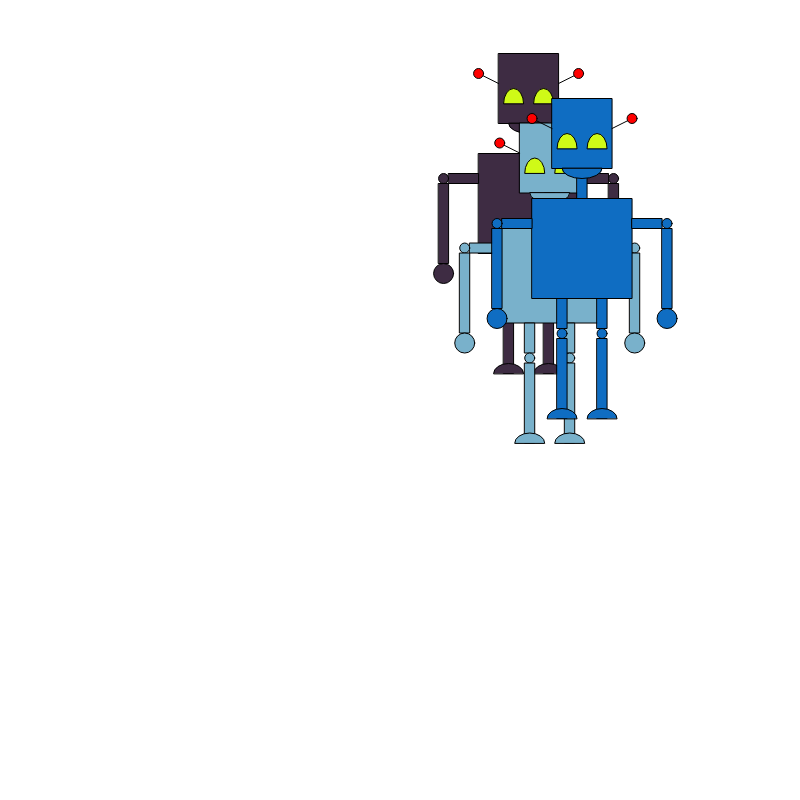
Frame 1 (no input)
Frame 60 (no input): identical to frame 1, image omitted
Frame 120 (the mouse pressed at the canvas centre since frame 60): identical to frame 1, image omitted

The p5.js sketch that drew this single still picture (run headless with seeded random() and noise() and a simulated clock; from frame 60 on, the mouse is pressed at the canvas centre):

// p5.js sketch
// ── sketch.js
let robot1X, robot1Y, robot2X, robot2Y, robot3X, robot3Y, robot1Colour, robot2Colour, robot3Colour;
function setup() {
    createCanvas(800, 800);
    rectMode(CENTER);
    robot1X = random(100, width - 100);
    robot1Y = random(100, height - 200);
    robot2X = random(100, width - 100);
    robot2Y = random(100, height - 200);
    robot3X = random(100, width - 100);
    robot3Y = random(100, height - 200);
    robot1Colour = color(random(255), random(255), random(255));
    robot2Colour = color(random(255), random(255), random(255));
    robot3Colour = color(random(255), random(255), random(255));
}

function draw() {
    background(255);
    robot(robot1X, robot1Y, robot1Colour);
    robot(robot2X, robot2Y, robot2Colour);
    robot(robot3X, robot3Y, robot3Colour);
}

function robot(x, y, bodyColour) {
    head(x, y, bodyColour);
    body(x, y, bodyColour);
    legs(x, y, bodyColour);
}

function head(x, y, bodyColour) {
    fill(bodyColour);
    // Head
    rect(x, y - 115, 60, 70);
    // Neck
    rect(x, y - 65, 10, 30);
    // Mouth
    arc(x, y - 80, 40, 20, 0, PI, CHORD);
    // Eyes
    fill(207, 250, 23);
    arc(x - 15, y - 100, 20, 30, PI, TWO_PI, CHORD);
    arc(x + 15, y - 100, 20, 30, PI, TWO_PI, CHORD);
    // Antennae
    line(x + 30, y - 120, x + 50, y - 130);
    line(x - 30, y - 120, x - 50, y - 130);
    fill(255, 0, 0);
    circle(x + 50, y - 130, 10);
    circle(x - 50, y - 130, 10);
}

function body(x, y, bodyColour) {
    fill(bodyColour);
    // Torso
    square(x, y, 100);
    // Left arm
    rect(x + 65, y - 25, 30, 10);
    circle(x + 85, y - 25, 10);
    rect(x + 85, y + 20, 10, 80);
    circle(x + 85, y + 70, 20);
    // Right arm
    rect(x - 65, y - 25, 30, 10);
    circle(x - 85, y - 25, 10);
    rect(x - 85, y + 20, 10, 80);
    circle(x - 85, y + 70, 20);
}

function legs(x, y, bodyColour) {
    fill(bodyColour);
    // Left leg
    rect(x + 20, y + 65, 10, 30);
    circle(x + 20, y + 85, 10);
    rect(x + 20, y + 130, 10, 80);
    arc(x + 20, y + 170, 30, 20, PI, TWO_PI, CHORD);
    // Right leg
    rect(x - 20, y + 65, 10, 30);
    circle(x - 20, y + 85, 10);
    rect(x - 20, y + 130, 10, 80);
    arc(x - 20, y + 170, 30, 20, PI, TWO_PI, CHORD);
}
// ── threeRoberts.html
<!DOCTYPE html>
<html lang="en">
  <head>
    <meta charset="utf-8" />
    <meta name="viewport" content="width=device-width, initial-scale=1.0">

    <title>W3 Lecture 2 - threeRoberts</title>

    <link rel="stylesheet" type="text/css" href="./lib/main-styles.css">

    <script src="./lib/libraries/p5.min.js"></script>
  </head>

  <body>
    <script src="sketch.js"></script>
  </body>
</html>
